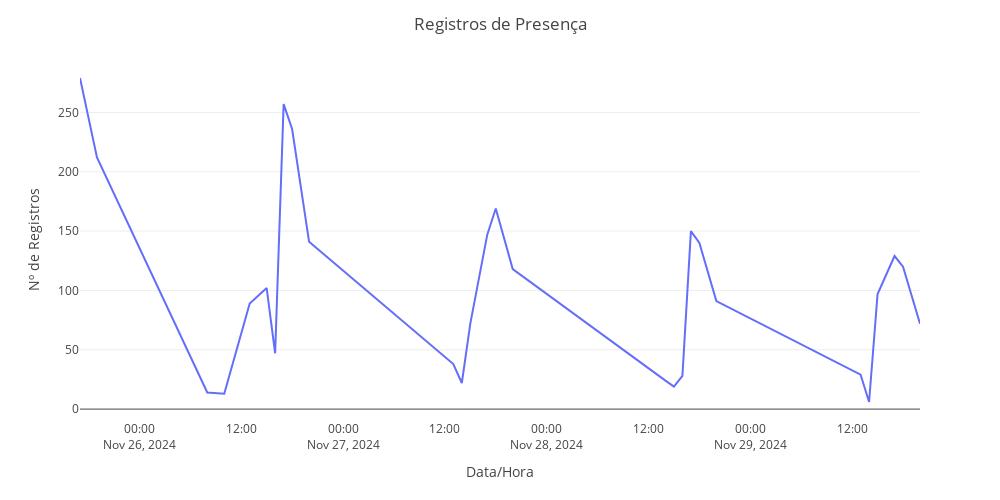

Notebook code cell kept with this figure:
### Code cell
target = df.loc[
    (df.activitie != 'ieee') & 
    (df.activitie != 'atletica') & 
    (df.activitie != 'maker') & 
    (df.activitie != 'empresa_junior')
] # essas palestras são copias

xData = target.groupby('time').size().index
yData = target.groupby('time').size()

activities_df = pd.DataFrame({'time': xData, 'quantity': yData})
display(activities_df.head())

fig = px.line(activities_df, x='time', y='quantity') #color='humidity'
fig.update_layout(width=1000, height=500, title='Registros de Presença', xaxis_title='Data/Hora', yaxis_title='Nº de Registros')
fig.update_layout(template='xgridoff')  # Pode ser 'plotly', 'plotly_dark', 'ggplot2', 'seaborn', etc.

fig.show()

### Figure 1 — Plotly figure (JSON) as saved in the notebook; plotly's stock layout.template omitted (floating-point values rounded to 4 significant figures)
{"data": [{"hovertemplate": "time=%{x}<br>quantity=%{y}<extra></extra>", "legendgroup": "", "line": {"color": "#636efa", "dash": "solid"}, "marker": {"symbol": "circle"}, "mode": "lines", "name": "", "orientation": "v", "showlegend": false, "type": "scatter", "x": ["2024-11-25T17:00:00", "2024-11-25T19:00:00", "2024-11-26T08:00:00", "2024-11-26T10:00:00", "2024-11-26T13:00:00", "2024-11-26T15:00:00", "2024-11-26T16:00:00", "2024-11-26T17:00:00", "2024-11-26T18:00:00", "2024-11-26T20:00:00", "2024-11-27T13:00:00", "2024-11-27T14:00:00", "2024-11-27T15:00:00", "2024-11-27T17:00:00", "2024-11-27T18:00:00", "2024-11-27T20:00:00", "2024-11-28T14:00:00", "2024-11-28T15:00:00", "2024-11-28T16:00:00", "2024-11-28T17:00:00", "2024-11-28T18:00:00", "2024-11-28T20:00:00", "2024-11-29T13:00:00", "2024-11-29T14:00:00", "2024-11-29T15:00:00", "2024-11-29T17:00:00", "2024-11-29T18:00:00", "2024-11-29T20:00:00"], "xaxis": "x", "y": [279, 212, 14, 13, 89, 102, 47, 257, 236, 141, 38, 22, 72, 147, 169, 118, 24, 19, 28, 150, 140, 91, 29, 6, 97, 129, 120, 72], "yaxis": "y"}], "layout": {"height": 500, "legend": {"tracegroupgap": 0}, "margin": {"t": 60}, "title": {"text": "Registros de Presença"}, "width": 1000, "xaxis": {"anchor": "y", "domain": [0, 1], "title": {"text": "Data/Hora"}}, "yaxis": {"anchor": "x", "domain": [0, 1], "title": {"text": "Nº de Registros"}}}}
